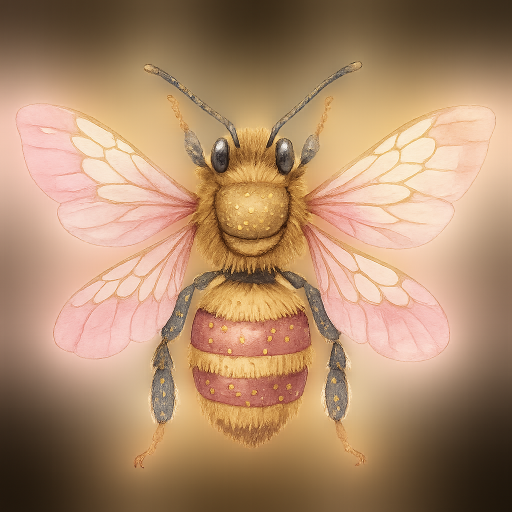
#> input picture Etsy Helper kopyası/Upscaler/01.png, 1024 x 1024 px (shown at 1/2 size)
$ python -i export-lets-boho.py   (imports and definitions only)
#> lines starting #> are read from the running program, lines starting #| are printed output that depends on the picture
#> further down, picture is the input picture: shape (1024, 1024, 3); mean B, G, R 107.7, 139.1, 174.4
import os
import shutil
import zipfile
import glob
import re
import cv2

# [21 lines left out: functions get_next_folder_number, move_and_zip_files, not called in this run]

def resize_and_crop_image(image, target_size=(3000, 2400), crop_size=(2300, 2300)):
#> called with target_size = (3000, 2400), crop_size = (2300, 2300)
    original_height, original_width = image.shape[:2]
#> original_height = 1024; original_width = 1024
    ratio = original_width / original_height
#> ratio = 1

    if 0.9 <= ratio <= 1.1:
        if original_width > original_height:
            new_width = int(original_width * (2400 / original_height))
            image = cv2.resize(image, (new_width, 2400))
        else:
            new_height = int(original_height * (2400 / original_width))
#> new_height = 2400
            image = cv2.resize(image, (2400, new_height))
    else:
        image = cv2.resize(image, target_size)

    start_x = int((image.shape[1] - crop_size[0]) / 2)
#> start_x = 50
    start_y = int((image.shape[0] - crop_size[1]) / 2)
#> start_y = 50
    cropped_image = image[start_y:start_y + crop_size[1], start_x:start_x + crop_size[0]]
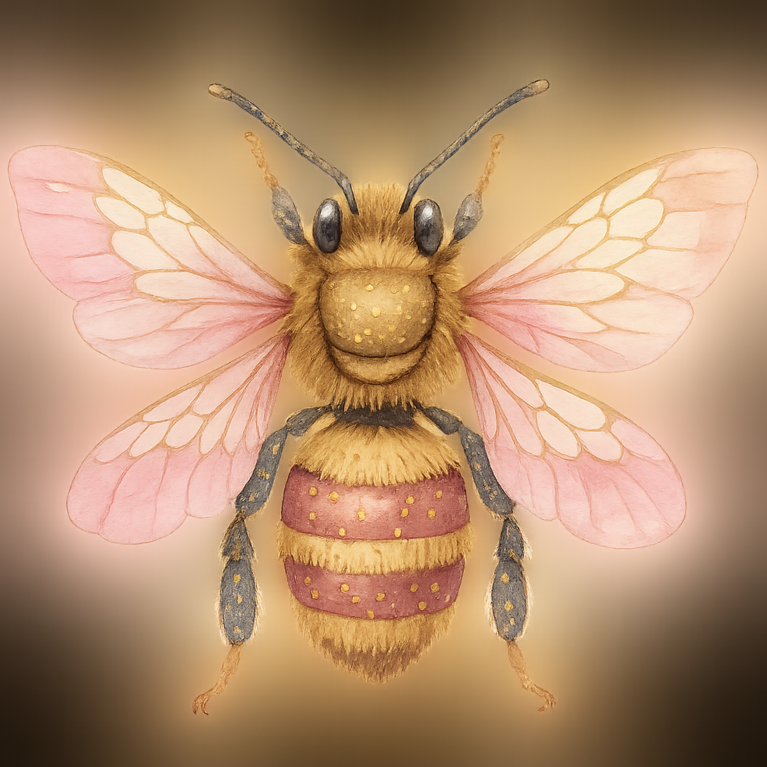
#> cropped_image: shape (2300, 2300, 3) (shown at 1/3 size); mean of channels 0, 1, 2 111.5, 143.6, 180.1; drawn as B, G, R
    return cropped_image

# [33 lines left out: function create_video_from_images, not called in this run]

source_folder = "/Users/macox/Etsy/Export"
target_folder = "/Users/macox/Library/CloudStorage/GoogleDrive-enes.arji@gmail.com/Drive'ım/LetsGetBohoArt"
loop_duration = 5
total_duration = 10

# [1 line not run here, left out]

# [1 line that did not run here, left out]
# [9 lines not run here, left out]

>>> import cv2
>>> picture = cv2.imread('01.png')
>>> result = resize_and_crop_image(picture)

$ run again, on Etsy Helper kopyası/Upscaler/05.png
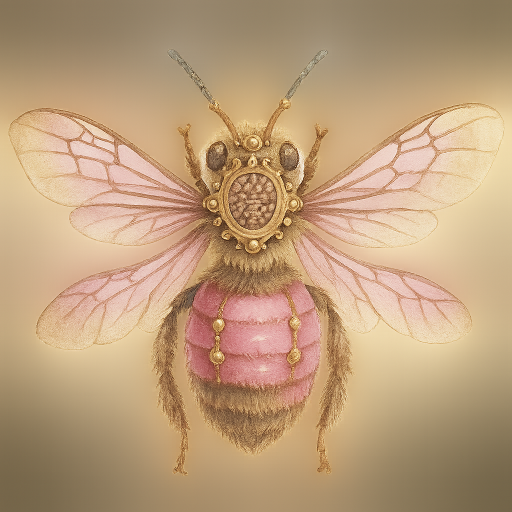
#> input picture Etsy Helper kopyası/Upscaler/05.png, 1024 x 1024 px (shown at 1/2 size)
#> picture is the input picture: shape (1024, 1024, 3); mean B, G, R 123.9, 158.1, 188.7
#> in resize_and_crop_image, `cropped_image = image[start_y:start_y + crop_size[1], start_x:start_x ..`:
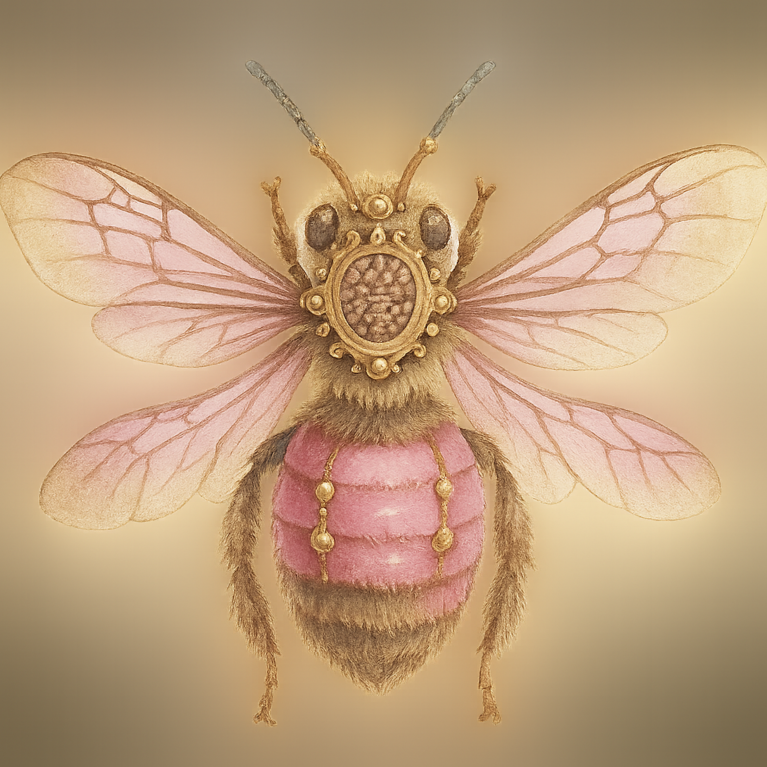
#> cropped_image: shape (2300, 2300, 3) (shown at 1/3 size); mean of channels 0, 1, 2 125.1, 159.4, 190.9; drawn as B, G, R

$ run again, on Etsy Helper kopyası/Upscaler/06.png
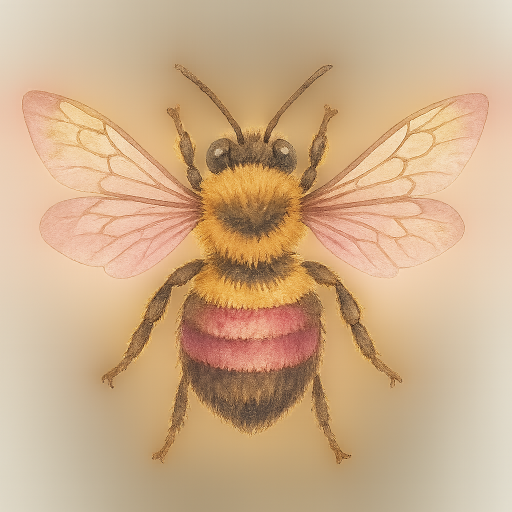
#> input picture Etsy Helper kopyası/Upscaler/06.png, 1024 x 1024 px (shown at 1/2 size)
#> picture is the input picture: shape (1024, 1024, 3); mean B, G, R 137.9, 173.5, 205.8
#> in resize_and_crop_image, `cropped_image = image[start_y:start_y + crop_size[1], start_x:start_x ..`:
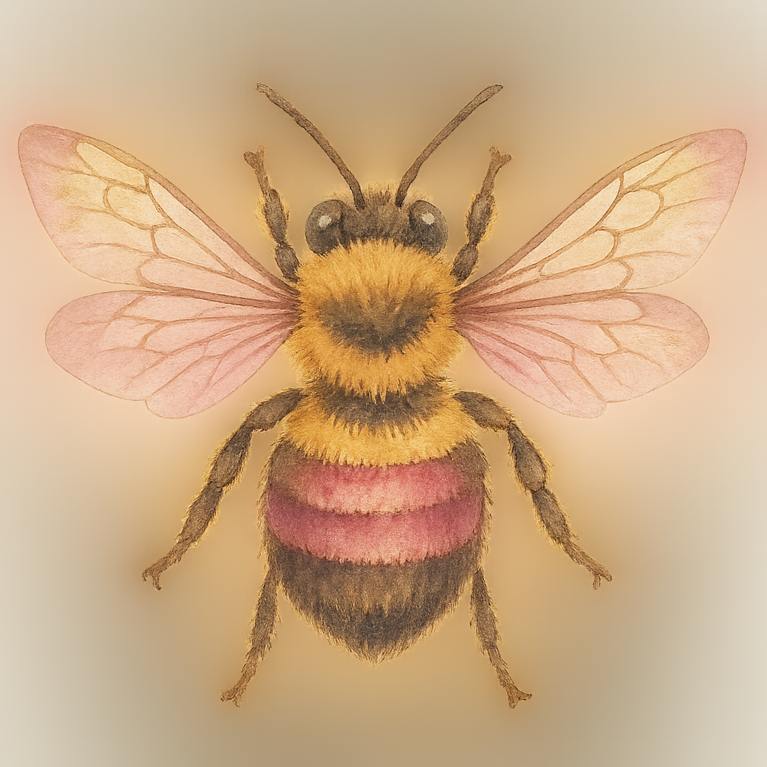
#> cropped_image: shape (2300, 2300, 3) (shown at 1/3 size); mean of channels 0, 1, 2 134.6, 171.3, 205; drawn as B, G, R

$ run again, on Etsy Helper kopyası/Upscaler/07.png
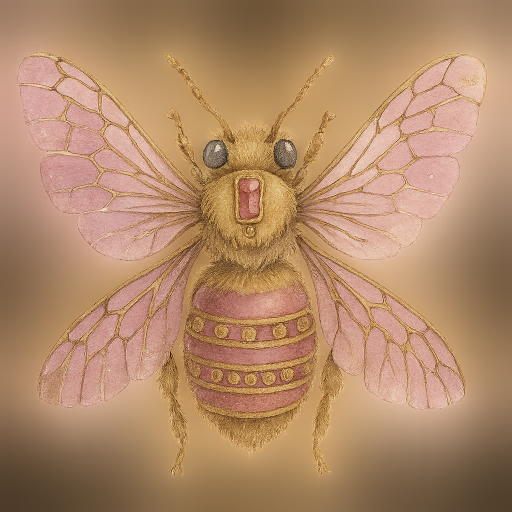
#> input picture Etsy Helper kopyası/Upscaler/07.png, 1024 x 1024 px (shown at 1/2 size)
#> picture is the input picture: shape (1024, 1024, 3); mean B, G, R 104.7, 137.5, 177.3
#> in resize_and_crop_image, `cropped_image = image[start_y:start_y + crop_size[1], start_x:start_x ..`:
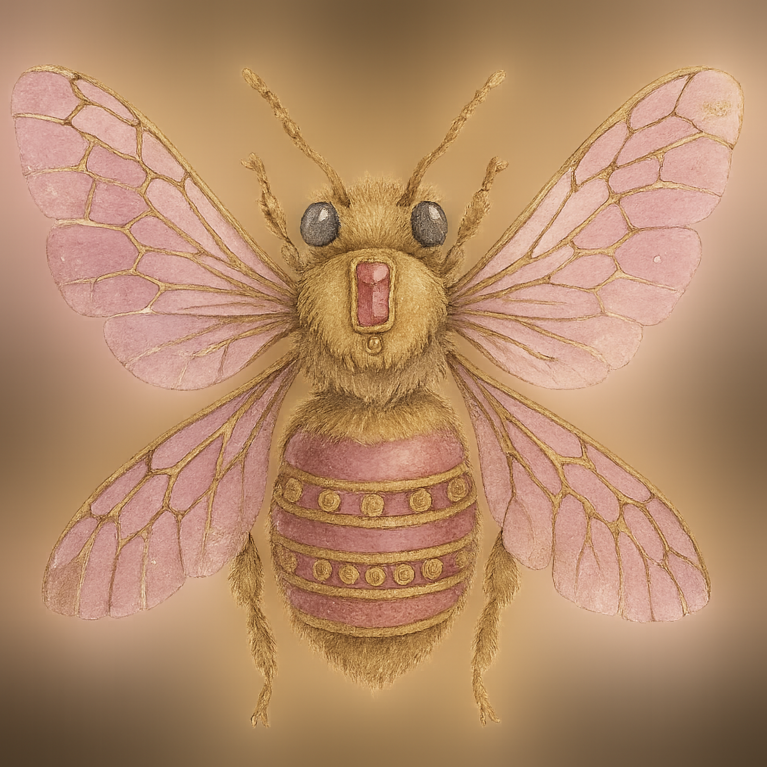
#> cropped_image: shape (2300, 2300, 3) (shown at 1/3 size); mean of channels 0, 1, 2 106.5, 139.7, 180.4; drawn as B, G, R
